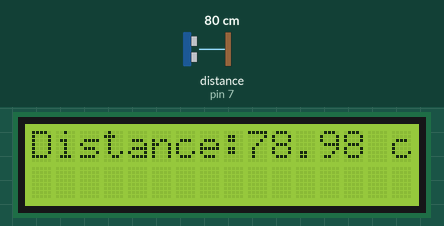
Recording of a sketch running on a simulated Arduino Uno, built with avr-gcc and run on an emulated ATmega328P. Parts: 16×2 character LCD. Wiring (inferred from the names in the program): ultrasonic range finder: trigger pin 6; echo pin 7. The inputs (shaded band) are chosen by the test bench; at power-on: distance to the obstacle (sensor on pin 7) 80 cm. The echo pulse lasts 58.3 µs per cm; what the sketch prints to the serial monitor is not drawn.

Above: at 3.2 s.
3.3 s: distance to the obstacle (sensor on pin 7) set to 4 cm
At 3.9 s:
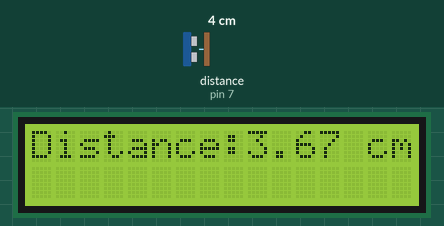
6.3 s: distance to the obstacle (sensor on pin 7) set to 299 cm
At 8.4 s:
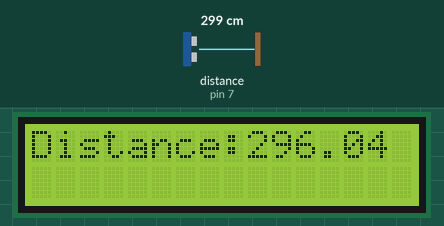
8.6 s: distance to the obstacle (sensor on pin 7) set to 2 cm
At 9.3 s:
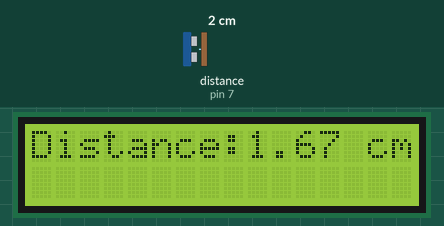
Timing chart, 0 to 11.6 s (numbered marks = the images above; inputs shaded):
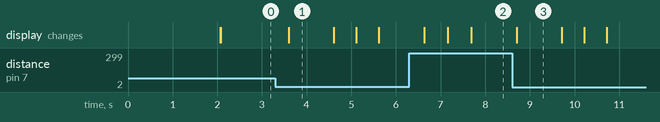

The sketch:

6.UTRASONIC_LCD.ino
```cpp
#include <LiquidCrystal.h> // Include the LiquidCrystal library

// Define LCD pins
const int rs = 13, en = 12, d4 = 11, d5 = 10, d6 = 9, d7 = 8;
// Initialize the library with the numbers of the interface pins
LiquidCrystal lcd(rs, en, d4, d5, d6, d7);

#define TRIG_PIN  6 // The Arduino UNO R4 pin connected to the ultrasonic sensor's TRIG pin
#define ECHO_PIN  7 // The Arduino UNO R4 pin connected to the ultrasonic sensor's ECHO pin

float duration_us, distance_cm;

void setup() {
  // Begin serial communication
  Serial.begin(9600);

  // Configure the trigger pin to output mode
  pinMode(TRIG_PIN, OUTPUT);
  // Configure the echo pin to input mode
  pinMode(ECHO_PIN, INPUT);

  // Set up the LCD's number of columns and rows
  lcd.begin(16, 2);

  // Display a startup message on the LCD
  lcd.setCursor(0, 0);
  lcd.print("Ultrasonic Dist");
  lcd.setCursor(0, 1);
  lcd.print("Measuring...");
  delay(2000); // Wait for 2 seconds to display the message
  lcd.clear(); // Clear the LCD
}

void loop() {
  // Generate a 10-microsecond pulse to TRIG pin
  digitalWrite(TRIG_PIN, HIGH);
  delayMicroseconds(10);
  digitalWrite(TRIG_PIN, LOW);

  // Measure duration of pulse from ECHO pin
  duration_us = pulseIn(ECHO_PIN, HIGH);

  // Calculate the distance in cm
  distance_cm = 0.017 * duration_us;

  // Print the value to the Serial Monitor
  Serial.print("Dist: ");
  Serial.print(distance_cm);
  Serial.println(" cm");

  // Display the distance on the LCD
  lcd.setCursor(0, 0); // Set cursor to the first row
  lcd.print("Distance:"); // Clear previous text
  lcd.setCursor(9, 0); // Move cursor to the appropriate position
  lcd.print(distance_cm);
  lcd.print(" cm");

  delay(500); // Wait for half a second
}
```

Measured:
- after the input at 3.3 s, the display: changes after 0.30 s (image 1)
- after the input at 6.3 s, the display: changes after 0.34 s (image 2)
- after the input at 8.6 s, the display: changes after 0.11 s (image 3)
- what the display in image 1 shows lasts 1.0 s, from 3.6 s to 4.6 s
